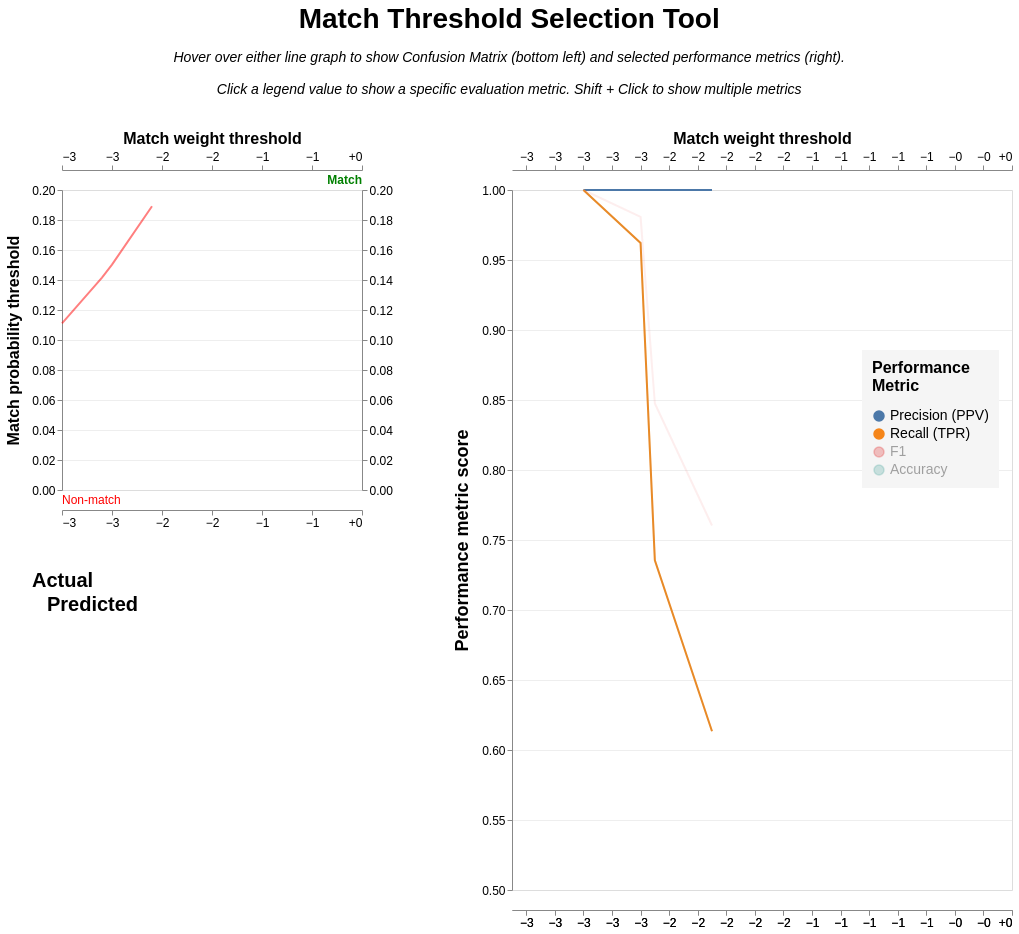

The notebook cell this image was saved under:
### Code cell
linker.evaluation.accuracy_analysis_from_labels_table(
    labels_table, 
    add_metrics=["f1", "accuracy"],
    output_type="threshold_selection"
)

### Figure 1 — Vega-Lite specification as saved in the notebook (floating-point values rounded to 4 significant figures)
{"config": {"view": {"continuousWidth": 300, "continuousHeight": 300, "discreteHeight": {"step": 150}, "discreteWidth": {"step": 150}}, "axis": {"gridWidth": 0.5, "labelFontSize": 12, "titleFontSize": 16}, "axisX": {"format": "+.0f", "grid": false, "offset": 20, "values": {"expr": "[-25,-20,-15,-10,-5,0,5,10,15,20,25]"}}, "axisY": {"title": "Match probability threshold", "titleFontSize": 16}, "concat": {"spacing": 40}}, "hconcat": [{"vconcat": [{"layer": [{"layer": [{"mark": {"type": "rule"}, "encoding": {"opacity": {"condition": {"param": "threshold", "value": 0.3, "empty": false}, "value": 0}, "x": {"axis": {"orient": "bottom"}, "field": "truth_threshold", "scale": {"nice": false}, "title": null, "type": "quantitative"}}, "params": [{"name": "threshold", "select": {"type": "point", "encodings": ["x"], "fields": ["truth_threshold"], "nearest": true, "on": "mouseover", "toggle": false}, "value": null}]}, {"mark": {"type": "rule"}, "encoding": {"opacity": {"condition": {"param": "threshold", "value": 0.3, "empty": false}, "value": 0}, "y": {"axis": {"orient": "right"}, "field": "match_probability", "title": " ", "type": "quantitative"}}, "params": [{"name": "prob", "select": {"type": "point", "encodings": ["y"], "fields": ["match_probability"], "nearest": true, "on": "mouseover", "toggle": false}}]}]}, {"layer": [{"mark": {"type": "text", "fontSize": 14, "fontWeight": "bold", "xOffset": 25, "yOffset": 10}, "encoding": {"text": {"aggregate": "min", "field": "truth_threshold", "format": "+.2f"}, "y": {"axis": {"orient": "left"}, "field": "match_probability", "title": "Match probability threshold", "type": "quantitative"}}, "transform": [{"filter": {"param": "threshold", "empty": false}}]}, {"mark": {"type": "text", "fontSize": 14, "xOffset": -25, "yOffset": -10}, "encoding": {"text": {"aggregate": "min", "field": "match_probability", "format": ".3f"}}, "transform": [{"filter": {"param": "threshold", "empty": false}}]}, {"mark": {"type": "line", "color": "red", "opacity": 0.5}}, {"mark": {"type": "line", "color": "green", "opacity": 0.5, "strokeWidth": 3}, "transform": [{"filter": "datum.truth_threshold >= threshold.truth_threshold"}]}, {"mark": {"type": "point", "color": "green", "size": 100}, "encoding": {"opacity": {"condition": {"param": "threshold", "value": 1, "empty": false}, "value": 0}}}], "encoding": {"x": {"field": "truth_threshold", "type": "quantitative", "title": "Match weight threshold", "axis": {"orient": "top"}}, "y": {"field": "match_probability", "type": "quantitative", "title": "Match probability threshold", "axis": {"orient": "left", "titlePadding": 10}}}}, {"mark": {"type": "text", "align": "left", "color": "red", "fontSize": 12, "text": "Non-match", "x": 0, "y": "height", "yOffset": 10}, "data": {"values": [{}]}}, {"mark": {"type": "text", "align": "right", "color": "green", "fontSize": 12, "fontWeight": "bold", "text": "Match", "x": "width", "y": 0, "yOffset": -10}, "data": {"values": [{}]}}], "description": "Match weight vs probability"}, {"hconcat": [{"layer": [{"mark": {"type": "rect", "opacity": 0.5}, "encoding": {"color": {"field": "count", "legend": null, "scale": {"scheme": "reds", "zero": true}, "type": "quantitative"}}, "transform": [{"filter": "datum.predicted == 0"}]}, {"mark": {"type": "rect", "opacity": 0.5}, "encoding": {"color": {"field": "count", "legend": null, "scale": {"scheme": "greens", "zero": true}, "type": "quantitative"}}, "transform": [{"filter": "datum.predicted == 1"}]}, {"mark": {"type": "text", "fontSize": 14, "yOffset": -40}, "encoding": {"color": {"condition": [{"test": "datum.predicted==1 && datum.actual==1", "value": "darkgreen"}, {"test": "datum.predicted==0 && datum.actual==0", "value": "darkred"}], "value": "black"}, "opacity": {"condition": {"test": "datum.predicted != datum.actual", "value": 1}, "value": 0.5}, "text": {"field": "confusion_label", "type": "nominal"}}}, {"mark": {"type": "text", "fontSize": 28, "fontWeight": "bold", "yOffset": 10}, "encoding": {"color": {"condition": [{"test": "datum.predicted==1 && datum.actual==1", "value": "darkgreen"}, {"test": "datum.predicted==0 && datum.actual==0", "value": "darkred"}], "value": "black"}, "text": {"field": "count", "format": ",", "type": "nominal"}}}], "description": "Confusion matrix", "encoding": {"x": {"field": "actual", "type": "nominal", "title": "Actual", "axis": {"domain": false, "labelAngle": 0, "labelExpr": "datum.label == 1 ? 'Match' : 'Non-match'", "labelFontSize": 18, "labelPadding": 10, "orient": "top", "ticks": false, "titleAngle": 0, "titleFontSize": 20}, "sort": "-x"}, "y": {"field": "predicted", "type": "nominal", "title": "Predicted", "axis": {"domain": false, "labelExpr": "datum.label == 1 ? 'Match' : 'Non-match'", "labelFontSize": 18, "labelPadding": 10, "ticks": false, "titleAngle": 0, "titleFontSize": 20, "titlePadding": -30}, "sort": "-y"}}, "resolve": {"scale": {"color": "independent"}}, "transform": [{"filter": {"or": [{"param": "threshold", "empty": false}, {"and": [{"param": "threshold", "empty": true}, "datum.truth_threshold == datum.median_threshold"]}]}}]}], "transform": [{"fold": ["tp", "tn", "fp", "fn"], "as": ["label", "count"]}, {"calculate": "datum.label === 'tp' ? 'True Positive (TP)' : datum.label === 'tn' ? 'True Negative (TN)' : datum.label === 'fp' ? 'False Positive (FP)' : 'False Negative (FN)'", "as": "confusion_label"}, {"calculate": "datum.label === 'tp' || datum.label === 'fp' ? 1 : 0", "as": "predicted"}, {"calculate": "datum.label === 'tp' || datum.label === 'fn' ? 1 : 0", "as": "actual"}, {"joinaggregate": [{"op": "median", "field": "truth_threshold", "as": "median_threshold"}]}]}]}, {"layer": [{"layer": [{"mark": {"type": "point", "size": 100}, "encoding": {"opacity": {"condition": {"param": "threshold", "value": 1, "empty": false}, "value": 0}, "tooltip": [{"field": "truth_threshold", "format": ".3f", "title": "Match weight threshold", "type": "quantitative"}, {"field": "match_probability", "format": ".3%", "title": "Match probability threshold", "type": "quantitative"}, {"field": "precision", "format": ".4f", "title": "Precision", "type": "quantitative"}, {"field": "recall", "format": ".4f", "title": "Recall (TPR)", "type": "quantitative"}, {"field": "fp_rate", "format": ".4f", "title": "FPR", "type": "quantitative"}], "x": {"axis": {"orient": "top"}, "field": "truth_threshold", "title": "Match weight threshold"}}, "params": [{"name": "metric", "select": {"type": "point", "fields": ["metric"]}, "bind": "legend", "value": [{"metric": "precision"}, {"metric": "recall"}]}, {"name": "threshold", "select": {"type": "point", "encodings": ["x"], "fields": ["truth_threshold"], "nearest": true, "on": "mouseover", "toggle": false}, "value": null}], "transform": [{"filter": {"param": "metric", "empty": true}}]}, {"mark": {"type": "line"}, "encoding": {"opacity": {"condition": {"param": "metric", "value": 1}, "value": 0.1}, "x": {"axis": {"orient": "bottom"}, "field": "truth_threshold", "title": null}}}], "encoding": {"color": {"field": "metric", "type": "nominal", "sort": ["precision", "recall", "f1", "accuracy"], "title": ["Performance", "Metric"], "legend": {"fillColor": "whitesmoke", "labelExpr": "{'precision': 'Precision (PPV)', 'recall': 'Recall (TPR)', 'specificity': 'Specificity (TNR)', 'accuracy': 'Accuracy', 'npv': 'NPV', 'f1': 'F1', 'f2': 'F2', 'f0_5': 'F0.5', 'p4': 'P4', 'phi': 'φ (MCC)'}[datum.value]", "labelFontSize": 14, "legendX": 800, "legendY": 160, "orient": "none", "padding": 10, "titleFontSize": 16, "titlePadding": 15}}, "x": {"type": "quantitative", "field": "truth_threshold"}, "y": {"field": "value", "type": "quantitative", "axis": {"labelFontSize": 12, "title": "Performance metric score", "titleFontSize": 18, "titlePadding": 10, "values": {"expr": "[0.5,0.55,0.6,0.65,0.7,0.75,0.8,0.85,0.9,0.95,1.0]"}}, "scale": {"domain": [0.5, 1]}}}}, {"layer": [{"mark": {"type": "rule", "color": "gray"}, "encoding": {"x": {"field": "truth_threshold", "title": null, "type": "quantitative"}}}, {"layer": [{"mark": {"type": "rect", "fill": "whitesmoke", "x": 200, "x2": 10, "y2Offset": 20, "yOffset": -20}, "encoding": {"y2": {"field": "score_index"}}}, {"mark": {"type": "text", "align": "right", "baseline": "middle", "fontSize": 16, "x": 200, "xOffset": -10}}], "encoding": {"color": {"field": "metric", "sort": ["precision", "recall", "f1", "accuracy"]}, "text": {"field": "y_text"}, "y": {"field": "score_index", "type": "quantitative"}}, "transform": [{"filter": {"param": "metric", "empty": true}}]}, {"mark": {"type": "text", "fontSize": 14, "fontWeight": "bold", "xOffset": 20, "y": 0, "yOffset": -10}, "encoding": {"text": {"condition": {"param": "threshold", "aggregate": "min", "empty": false, "field": "truth_threshold", "format": "+.2f", "type": "nominal"}, "value": ""}, "x": {"field": "truth_threshold", "type": "quantitative"}}}], "transform": [{"filter": {"param": "threshold", "empty": false}}]}], "description": "Accuracy chart", "height": 700, "transform": [{"fold": ["precision", "recall", "f1", "accuracy"], "as": ["metric", "value"]}, {"calculate": "0.6375 - 0.025*indexof(['precision', 'recall', 'f1', 'accuracy'], datum.metric)", "as": "score_index"}, {"calculate": "{'precision': 'Precision (PPV)', 'recall': 'Recall (TPR)', 'specificity': 'Specificity (TNR)', 'accuracy': 'Accuracy', 'npv': 'NPV', 'f1': 'F1', 'f2': 'F2', 'f0_5': 'F0.5', 'p4': 'P4', 'phi': 'φ (MCC)'}[datum.metric]", "as": "metric_text"}, {"calculate": "datum.metric_text + ' = ' + format(datum.value, ',.3g')", "as": "y_text"}], "width": 500}], "data": {"name": "data-67f1d5ed4c03bf56540573779feb180f"}, "title": {"text": "Match Threshold Selection Tool", "anchor": "middle", "baseline": "line-bottom", "fontSize": 28, "subtitle": ["Hover over either line graph to show Confusion Matrix (bottom left) and selected performance metrics (right).", "", "Click a legend value to show a specific evaluation metric. Shift + Click to show multiple metrics"], "subtitleFontSize": 14, "subtitleFontStyle": "italic"}, "$schema": "https://vega.github.io/schema/vega-lite/v5.14.1.json", "datasets": {"data-67f1d5ed4c03bf56540573779feb180f": [{"truth_threshold": -3.0, "match_probability": 0.1111, "total_clerical_labels": 344.0, "p": 344.0, "n": 0.0, "tp": 344.0, "tn": 0.0, "fp": 0.0, "fn": 0.0, "P_rate": 1.0, "N_rate": 0.0, "tp_rate": 1.0, "tn_rate": NaN, "fp_rate": NaN, "fn_rate": 0.0, "precision": 1.0, "recall": 1.0, "specificity": NaN, "npv": 1.0, "accuracy": 1.0, "f1": 1.0, "f2": 1.0, "f0_5": 1.0, "p4": NaN, "phi": 0.0}, {"truth_threshold": -2.6, "match_probability": 0.1416, "total_clerical_labels": 344.0, "p": 344.0, "n": 0.0, "tp": 331.0, "tn": 0.0, "fp": 0.0, "fn": 13.0, "P_rate": 1.0, "N_rate": 0.0, "tp_rate": 0.9622, "tn_rate": NaN, "fp_rate": NaN, "fn_rate": 0.03779, "precision": 1.0, "recall": 0.9622, "specificity": NaN, "npv": 0.0, "accuracy": 0.9622, "f1": 0.9807, "f2": 0.9695, "f0_5": 0.9922, "p4": 0.0, "phi": 0.0}, {"truth_threshold": -2.5, "match_probability": 0.1502, "total_clerical_labels": 344.0, "p": 344.0, "n": 0.0, "tp": 253.0, "tn": 0.0, "fp": 0.0, "fn": 91.0, "P_rate": 1.0, "N_rate": 0.0, "tp_rate": 0.7355, "tn_rate": NaN, "fp_rate": NaN, "fn_rate": 0.2645, "precision": 1.0, "recall": 0.7355, "specificity": NaN, "npv": 0.0, "accuracy": 0.7355, "f1": 0.8476, "f2": 0.7766, "f0_5": 0.9329, "p4": 0.0, "phi": 0.0}, {"truth_threshold": -2.1, "match_probability": 0.1891, "total_clerical_labels": 344.0, "p": 344.0, "n": 0.0, "tp": 211.0, "tn": 0.0, "fp": 0.0, "fn": 133.0, "P_rate": 1.0, "N_rate": 0.0, "tp_rate": 0.6134, "tn_rate": NaN, "fp_rate": NaN, "fn_rate": 0.3866, "precision": 1.0, "recall": 0.6134, "specificity": NaN, "npv": 0.0, "accuracy": 0.6134, "f1": 0.7604, "f2": 0.6648, "f0_5": 0.888, "p4": 0.0, "phi": 0.0}]}}
